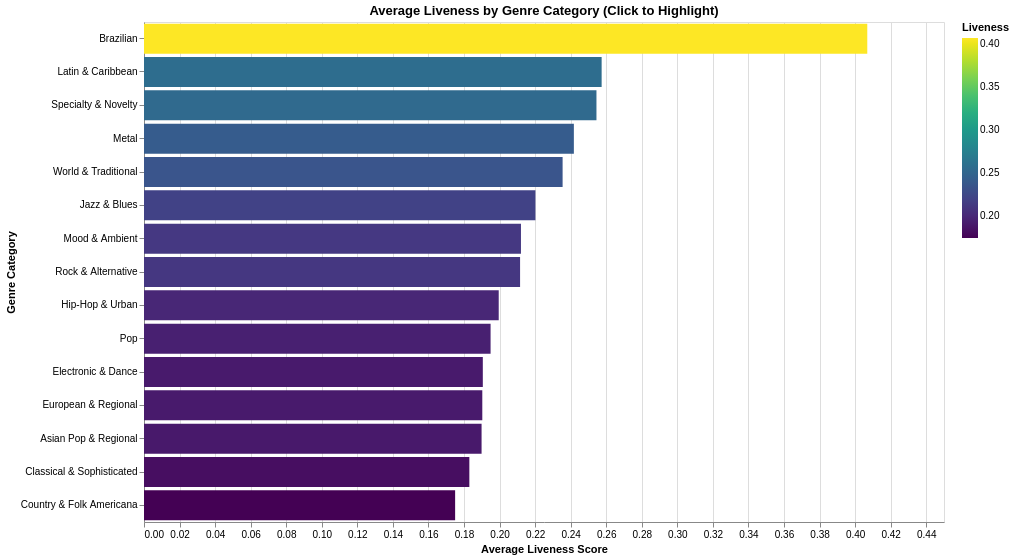

Write notebook code for a chart like this one.
### Code cell
df = pd.read_csv('dataset.csv')

# Group genres into categories for readability and meaningful analysis
genre_dict = {
'Rock & Alternative': [
        'alt-rock', 'alternative', 'grunge', 'hard-rock', 'indie', 
        'psych-rock', 'punk-rock', 'punk', 'rock', 'rock-n-roll', 
        'guitar', 'goth', 'emo', 'garage', 'industrial', 'grindcore', 
        'hardcore'
    ],
    
    'Metal': [
        'black-metal', 'death-metal', 'heavy-metal', 'metal', 
        'metalcore', 'power-pop'
    ],
    
    'Electronic & Dance': [
        'breakbeat', 'chicago-house', 'club', 'dance', 'deep-house', 
        'detroit-techno', 'disco', 'drum-and-bass', 'dubstep', 'edm', 
        'electro', 'electronic', 'hardstyle', 'house', 'idm', 
        'minimal-techno', 'progressive-house', 'techno', 'trance', 
        'synth-pop', 'groove'
    ],
    
    'Hip-Hop & Urban': [
        'hip-hop', 'r-n-b', 'soul', 'funk', 'dub', 'trip-hop'
    ],
    
    'Pop': [
        'pop', 'indie-pop', 'pop-film', 'party'
    ],
    
    'Country & Folk Americana': [
        'country', 'folk', 'bluegrass', 'honky-tonk', 
        'singer-songwriter', 'songwriter', 'acoustic'
    ],
    
    'Jazz & Blues': [
        'jazz', 'blues', 'gospel'
    ],
    
    'Latin & Caribbean': [
        'latin', 'latino', 'reggae', 'reggaeton', 'dancehall', 
        'salsa', 'samba', 'tango', 'brazil', 'forro', 'pagode'
    ],
    
    'Brazilian': [
        'mpb', 'sertanejo'
    ],
    
    'Asian Pop & Regional': [
        'j-pop', 'j-rock', 'j-dance', 'j-idol', 'k-pop', 
        'cantopop', 'mandopop', 'indian', 'malay'
    ],
    
    'European & Regional': [
        'french', 'german', 'british', 'swedish', 'turkish', 
        'iranian', 'spanish'
    ],
    
    'Classical & Sophisticated': [
        'classical', 'opera', 'new-age', 'piano'
    ],
    
    'Mood & Ambient': [
        'ambient', 'chill', 'happy', 'sad', 'sleep', 'study'
    ],
    
    'World & Traditional': [
        'world-music', 'afrobeat', 'ska'
    ],
    
    'Specialty & Novelty': [
        'anime', 'children', 'kids', 'comedy', 'disney', 
        'show-tunes', 'romance', 'rockabilly'
    ]
}

# Create genre to category mapping
genre_to_category = {}
for category, genres in genre_dict.items():
    for genre in genres:
        genre_to_category[genre] = category

# Map genres to categories
df['genre_category'] = df['track_genre'].map(genre_to_category)

# Calculate average liveness by category
liveness_by_category = df.groupby('genre_category')['liveness'].mean().reset_index()
liveness_by_category = liveness_by_category.sort_values('liveness', ascending=False)

# Create interactive Altair chart with click selection
# Create a selection that chooses the nearest point & selects based on x-value
click = alt.selection_point(fields=['genre_category'], name='select')

chart = alt.Chart(liveness_by_category).mark_bar().encode(
    x=alt.X('liveness:Q', 
            title='Average Liveness Score',
            scale=alt.Scale(domain=[0, 0.45])),
    y=alt.Y('genre_category:N', 
            title='Genre Category',
            sort='-x'),
    color=alt.condition(
        click,
        alt.Color('liveness:Q', 
                  scale=alt.Scale(scheme='viridis'),
                  legend=alt.Legend(title='Liveness')),
        alt.value('lightgray')
    ),
    opacity=alt.condition(click, alt.value(1), alt.value(0.3)),
    tooltip=[
        alt.Tooltip('genre_category:N', title='Genre Category'),
        alt.Tooltip('liveness:Q', title='Average Liveness', format='.4f')
    ]
).add_params(
    click
).properties(
    width=800,
    height=500,
    title='Average Liveness by Genre Category (Click to Highlight)'
)

# Display the chart
chart

### Figure 1 — Vega-Lite specification as saved in the notebook (floating-point values rounded to 4 significant figures)
{"config": {"view": {"continuousWidth": 300, "continuousHeight": 300}}, "data": {"name": "data-337ed6093b28f7e657a8139e35ee6999"}, "mark": {"type": "bar"}, "encoding": {"color": {"condition": {"param": "select", "field": "liveness", "legend": {"title": "Liveness"}, "scale": {"scheme": "viridis"}, "type": "quantitative"}, "value": "lightgray"}, "opacity": {"condition": {"param": "select", "value": 1}, "value": 0.3}, "tooltip": [{"field": "genre_category", "title": "Genre Category", "type": "nominal"}, {"field": "liveness", "format": ".4f", "title": "Average Liveness", "type": "quantitative"}], "x": {"field": "liveness", "scale": {"domain": [0, 0.45]}, "title": "Average Liveness Score", "type": "quantitative"}, "y": {"field": "genre_category", "sort": "-x", "title": "Genre Category", "type": "nominal"}}, "height": 500, "params": [{"name": "select", "select": {"type": "point", "fields": ["genre_category"]}}], "title": "Average Liveness by Genre Category (Click to Highlight)", "width": 800, "$schema": "https://vega.github.io/schema/vega-lite/v5.8.0.json", "datasets": {"data-337ed6093b28f7e657a8139e35ee6999": [{"genre_category": "Brazilian", "liveness": 0.4068}, {"genre_category": "Latin & Caribbean", "liveness": 0.2574}, {"genre_category": "Specialty & Novelty", "liveness": 0.2545}, {"genre_category": "Metal", "liveness": 0.2418}, {"genre_category": "World & Traditional", "liveness": 0.2355}, {"genre_category": "Jazz & Blues", "liveness": 0.2202}, {"genre_category": "Mood & Ambient", "liveness": 0.212}, {"genre_category": "Rock & Alternative", "liveness": 0.2115}, {"genre_category": "Hip-Hop & Urban", "liveness": 0.1995}, {"genre_category": "Pop", "liveness": 0.195}, {"genre_category": "Electronic & Dance", "liveness": 0.1906}, {"genre_category": "European & Regional", "liveness": 0.1903}, {"genre_category": "Asian Pop & Regional", "liveness": 0.1899}, {"genre_category": "Classical & Sophisticated", "liveness": 0.183}, {"genre_category": "Country & Folk Americana", "liveness": 0.175}]}}
